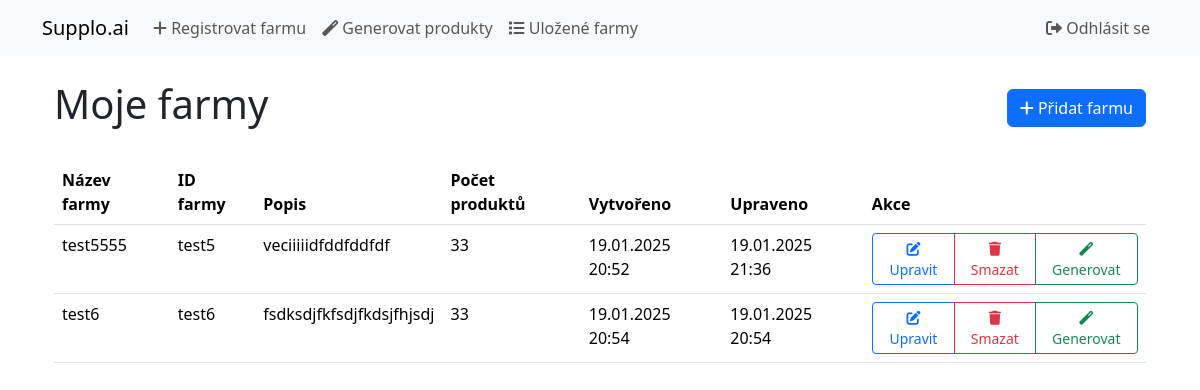
The app's page /farms/list (signed in), older data.
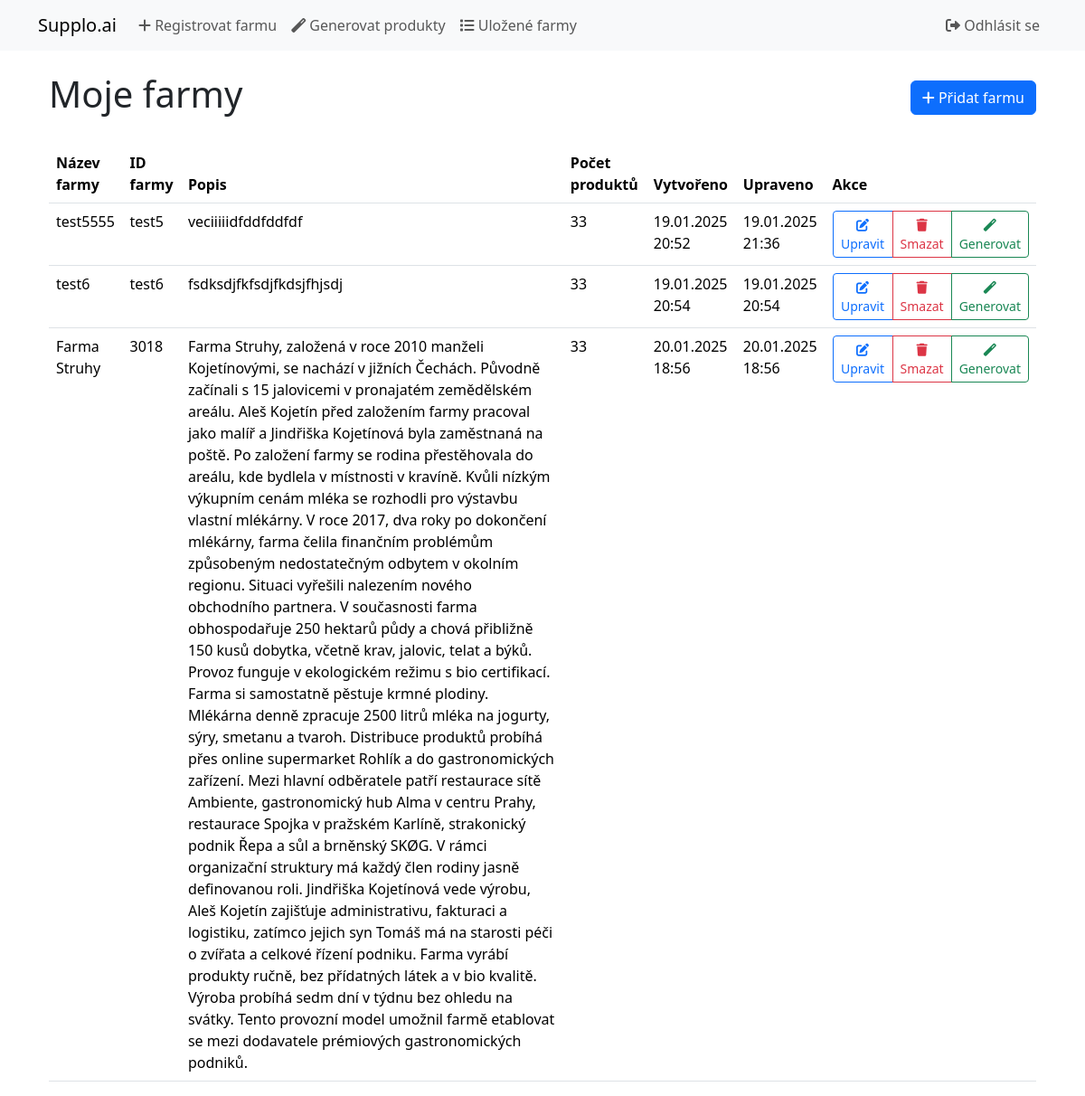
The same page, newer data.
### app/core/models.py (models this page shows, shortened)
class Farm(db.Model):
    id = db.Column(db.Integer, primary_key=True)
    farm_id = db.Column(db.String(50), unique=True, nullable=False)
    name = db.Column(db.String(100), nullable=False)
    description = db.Column(db.Text, nullable=False)
    user_id = db.Column(db.Integer, db.ForeignKey('user.id'), nullable=False)
    is_active = db.Column(db.Boolean, default=True)
    created_at = db.Column(db.DateTime, nullable=False, default=datetime.utcnow)
    modified_at = db.Column(db.DateTime, nullable=False, default=datetime.utcnow, onupdate=datetime.utcnow)

### app/blueprints/farms.py (the view)
@farms_bp.route('/list')
@login_required
def list():
    current_app.logger.info('Přístup k seznamu farem')
    try:
        farms = Farm.query.filter_by(user_id=current_user.id).all()
        current_app.logger.debug(f'Nalezeno {len(farms)} farem pro uživatele {current_user.id}')
        for farm in farms:
            try:
                json_path = os.path.join(current_app.root_path, 'data', 'farms', farm.farm_id, f'{farm.farm_id}.json')
                if os.path.exists(json_path):
                    with open(json_path, 'r', encoding='utf-8') as f:
                        farm_data = json.load(f)
                        farm.products = farm_data.get('products', [])
                        current_app.logger.debug(f'Načteno {len(farm.products)} produktů pro farmu {farm.farm_id}')
                else:
                    farm.products = []
                    current_app.logger.warning(f'JSON soubor pro farmu {farm.farm_id} neexistuje: {json_path}')
            except Exception as e:
                farm.products = []
                current_app.logger.error(f'Chyba při načítání JSON dat pro farmu {farm.farm_id}: {str(e)}', exc_info=True)
        return render_template('farms/list.html', farms=farms)
    except Exception as e:
        current_app.logger.error(f'Chyba při načítání seznamu farem: {str(e)}', exc_info=True)
        flash('Při načítání seznamu farem došlo k chybě', 'danger')
        return redirect(url_for('index'))

### app/blueprints/farms.py (called while the page is built)
@farms_bp.before_app_request
def setup_farm_directory():
    farm_base_dir = os.path.join(current_app.root_path, 'data', 'farms')
    os.makedirs(farm_base_dir, exist_ok=True)
    current_app.logger.info(f'Vytvořen základní adresář pro farmy: {farm_base_dir}')

### app/core/models.py (called while the page is built)
@login_manager.user_loader
def load_user(id):
    return User.query.get(int(id))

### app/templates/farms/list.html (shortened to what this page needs)
{% extends "base.html" %}
{% block content %}
<div class="container">
    <div class="d-flex justify-content-between align-items-center mb-4">
        <h1>Moje farmy</h1>
        <a href="{{ url_for('farms.register') }}" class="btn btn-primary">
            <i class="fas fa-plus"></i> Přidat farmu
        </a>
    </div>
    {% if farms %}
        <div class="table-responsive">
            <table class="table table-hover">
                <thead>
                    <tr>
                        <th>Název farmy</th>
                        <th>ID farmy</th>
                        <th>Popis</th>
                        <th>Počet produktů</th>
                        <th>Vytvořeno</th>
                        <th>Upraveno</th>
                        <th>Akce</th>
                    </tr>
                </thead>
                <tbody>
                    {% for farm in farms %}
                        <tr>
                            <td>{{ farm.name }}</td>
                            <td>{{ farm.farm_id }}</td>
                            <td>{{ farm.description }}</td>
                            <td>{{ farm.products|length if farm.products else 0 }}</td>
                            <td>{{ farm.created_at.strftime('%d.%m.%Y %H:%M') }}</td>
                            <td>{{ farm.modified_at.strftime('%d.%m.%Y %H:%M') }}</td>
                            <td>
                                <div class="btn-group">
                                    <a href="{{ url_for('farms.edit', farm_id=farm.farm_id) }}"
                                       class="btn btn-sm btn-outline-primary">
                                        <i class="fas fa-edit"></i> Upravit
                                    </a>
                                    <button onclick="deleteFarm('{{ farm.farm_id }}')"
                                            class="btn btn-sm btn-outline-danger">
                                        <i class="fas fa-trash"></i> Smazat
                                    </button>
                                    <a href="{{ url_for('products.generate_product_content', farm_id=farm.farm_id) }}"
                                       class="btn btn-sm btn-outline-success">
                                        <i class="fas fa-magic"></i> Generovat
                                    </a>
                                </div>
                            </td>
                        </tr>
                    {% endfor %}
                </tbody>
            </table>
        </div>
    {% endif %}
</div>
{% endblock %}

### app/templates/base.html (shortened to what this page needs)
<!DOCTYPE html>
<html lang="cs">
<head>
    <link href="https://cdn.jsdelivr.net/npm/bootstrap@5.3.2/dist/css/bootstrap.min.css" rel="stylesheet">
    <link href="https://cdnjs.cloudflare.com/ajax/libs/font-awesome/6.0.0/css/all.min.css" rel="stylesheet">
</head>
<body>
    {% include 'includes/navbar.html' %}
    <div class="container mt-4">
        {% block content %}{% endblock %}
    </div>
</body>
</html>

### app/templates/includes/navbar.html (shortened to what this page needs)
<nav class="navbar navbar-expand-lg navbar-light bg-light">
    <div class="container">
        <a class="navbar-brand" href="{{ url_for('index') }}">Supplo.ai</a>
        <div class="collapse navbar-collapse" id="navbarNav">
            <ul class="navbar-nav me-auto">
                {% if current_user.is_authenticated %}
                    <li class="nav-item">
                        <a class="nav-link" href="{{ url_for('farms.register') }}">
                            <i class="fas fa-plus"></i> Registrovat farmu
                        </a>
                    </li>
                    <li class="nav-item">
                        <a class="nav-link" href="{{ url_for('products.generate_product_content') }}">
                            <i class="fas fa-magic"></i> Generovat produkty
                        </a>
                    </li>
                    <li class="nav-item">
                        <a class="nav-link" href="{{ url_for('farms.list') }}">
                            <i class="fas fa-list"></i> Uložené farmy
                        </a>
                    </li>
                {% endif %}
            </ul>
            <ul class="navbar-nav">
                {% if current_user.is_authenticated %}
                    <li class="nav-item">
                        <a class="nav-link" href="{{ url_for('auth.logout') }}">
                            <i class="fas fa-sign-out-alt"></i> Odhlásit se
                        </a>
                    </li>
                {% endif %}
            </ul>
        </div>
    </div>
</nav>

Row changes from the older to the newer data that the page shows:
added Farm: name "Farma Struhy", farm_id "3018", description "Farma Struhy, založená v roce 2010 manželi Kojetínovými, se nachází v jižních Čechách. Původně začínali s 15 jalovicemi v pronajatém zemědělském areálu. Aleš Kojetín před založením farmy pracoval jako malíř a Jindřiška Kojetínová byla zaměstnaná na poště. Po založení farmy se rodina přestěhovala do areálu, kde bydlela v místnosti v kravíně. Kvůli nízkým výkupním cenám mléka se rozhodli pro výstavbu vlastní mlékárny. V roce 2017, dva roky po dokončení mlékárny, farma čelila finančním problémům způsobeným nedostatečným odbytem v okolním regionu. Situaci vyřešili nalezením nového obchodního partnera. V současnosti farma obhospodařuje 250 hektarů půdy a chová přibližně 150 kusů dobytka, včetně…", products|length "33", created_at "20.01.2025 18:56", modified_at "20.01.2025 18:56"
